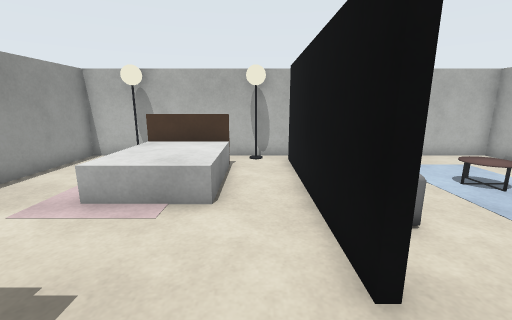
view 1 (above)

12 first-person views from a walk through a robot-simulator world made for Gazebo. The camera is 1.1 m above the floor, tilts 12° down and sees 90° across. The floor is counted in squares, 0.5 m on a side. Each view is taken from the middle of a square. On the plan, view 1 faces up. The plan holds only what a view shows up to about 16 squares ahead; the rest is blank. Simple shapes stand in for some stock models.

view 2
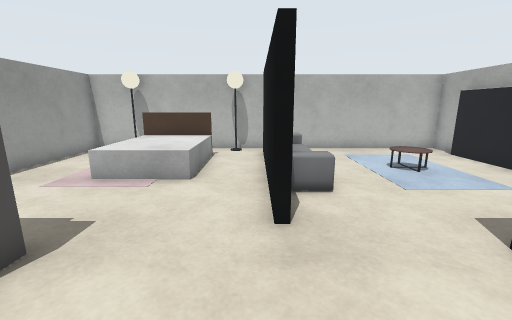

view 3
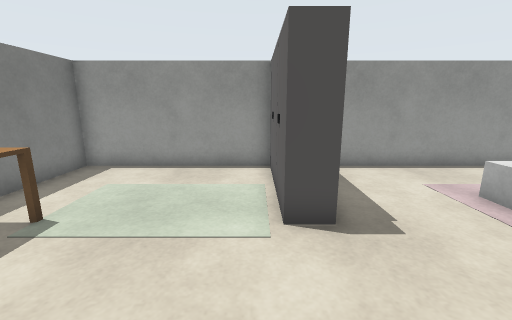

view 4
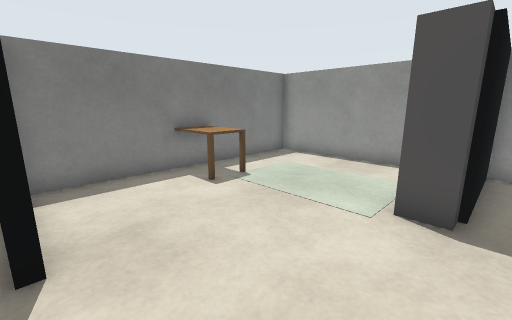

view 5
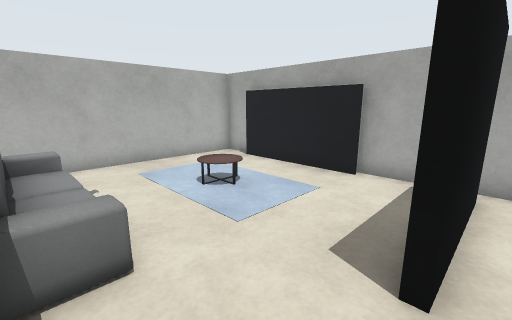

view 6
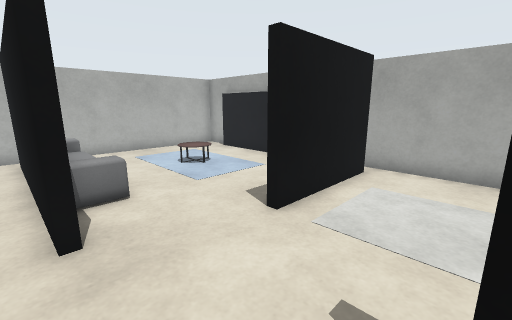

view 7
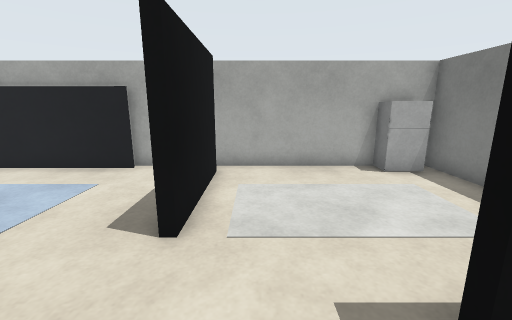

view 8
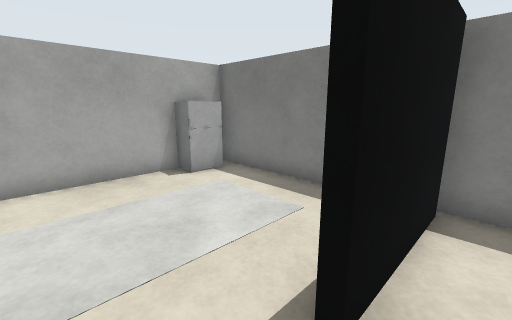

view 9
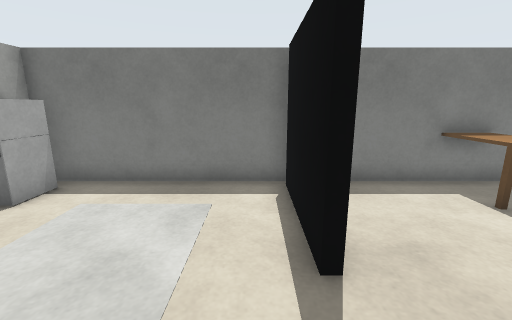

view 10
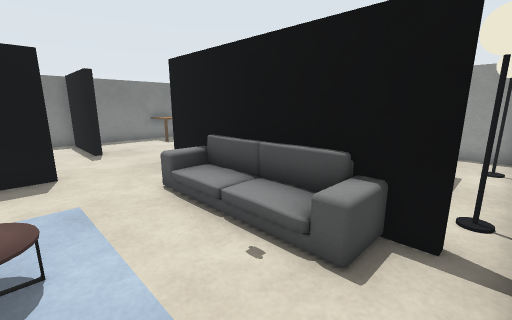

view 11
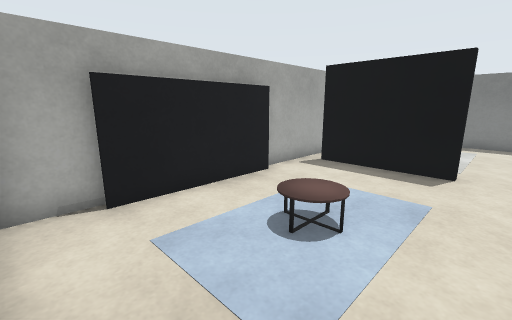

view 12
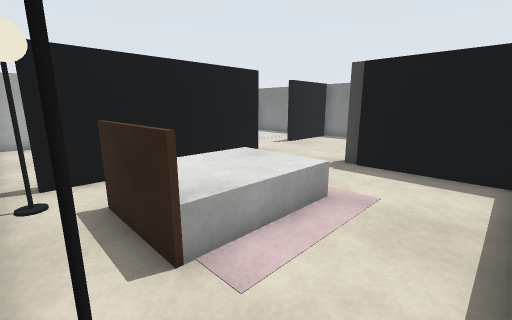

### Floor plan
Points are (right, up) in squares from view 1. A wall is a line through its corners. A room is listed if a view was taken in it or the views show most of it. See-through windows are left out.
Room 1 (views 1, 2, 3, 4, 5, 6, 7, 8, 9, 10, 11, 12)
walls: (1.6, 3.6) (1.6, 2.5) (1.4, 2.5) (1.4, 3.6); (5, 1.3) (5, 1.6) (9.5, 1.6); (-7.3, 0.6) (-7.3, -6.3) (3.1, -6.3); (10.3, 2.4) (10.3, 4.4); (2.8, -6.1) (2.8, -2) (3.1, -2); (10.3, 9.6) (10.3, 11.3) (-7.3, 11.3) (-7.3, 1.6) (-3, 1.6)
ways out: opening at (4.7, 0) to room 2; opening at (10, 2) to room 2
objects: cabinet (-6, 1); lamp (-5, 11); cabinet (-4, 1); bed (-4, 6) to (-1, 9); desk (-2, -7) to (-2, -4); lamp (0, 11); sofa (2, 4) to (3, 10); coffee table (6, 7) to (7, 7); TV (10, 5) to (10, 9)
Room 2 (no view inside)
walls: (3.1, -2) (3.1, -6); (9.5, 1.3) (5, 1.3); (3.1, -6.3) (10.3, -6.3) (10.3, 2.4)
ways out: opening at (4.7, 0) to room 1; opening at (10, 2) to room 1
objects: fridge (10, -5) to (11, -5)

Positions as (right, up) in squares from view 1, and headings:
1: (0, 0), facing up
2: (1, -2), facing up
3: (2, 0), facing left
4: (3, 2), facing down-left
5: (2, 1), facing up-right
6: (1, -2), facing up-right
7: (1, 0), facing right
8: (2, 0), facing down-right
9: (4, 1), facing down
10: (6, 11), facing down-left
11: (4, 11), facing down-right
12: (-7, 11), facing down-right
